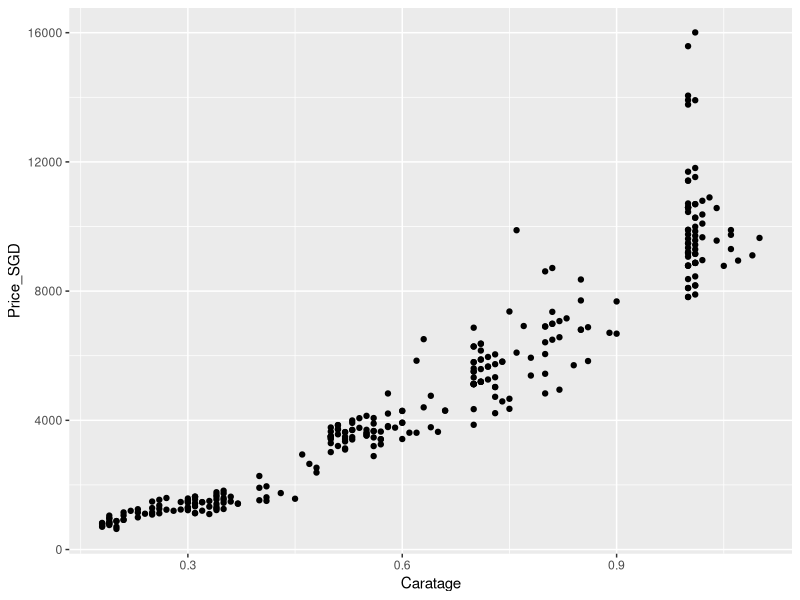
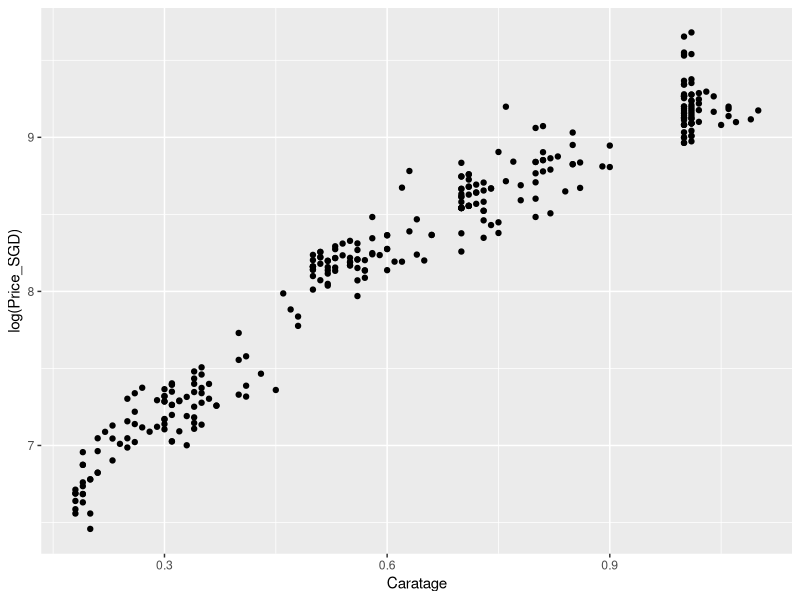
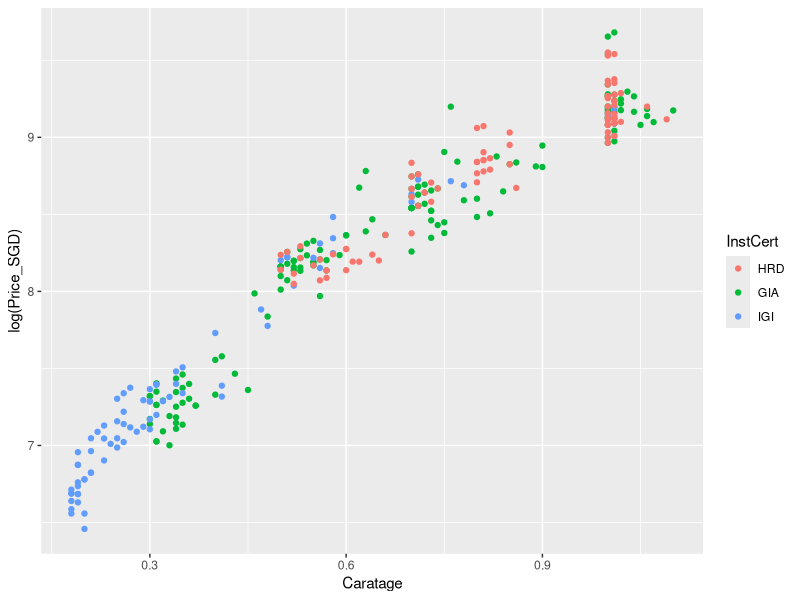
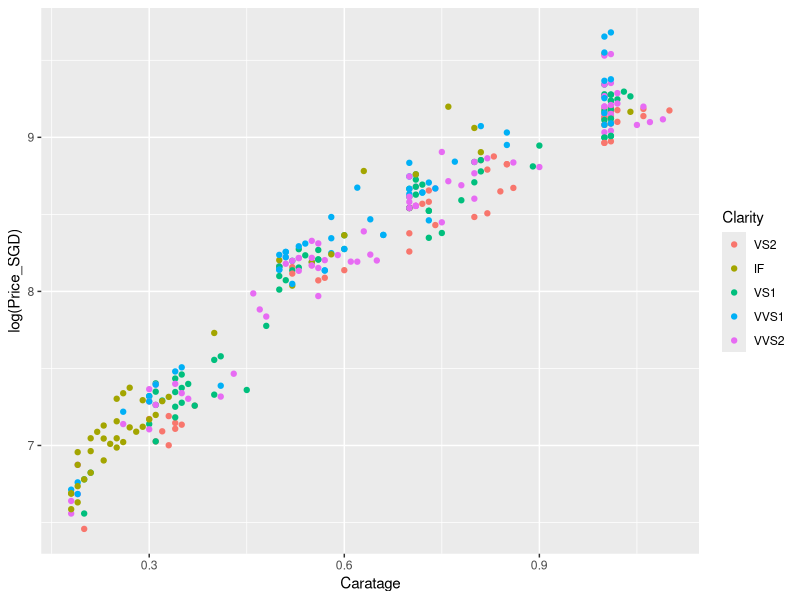
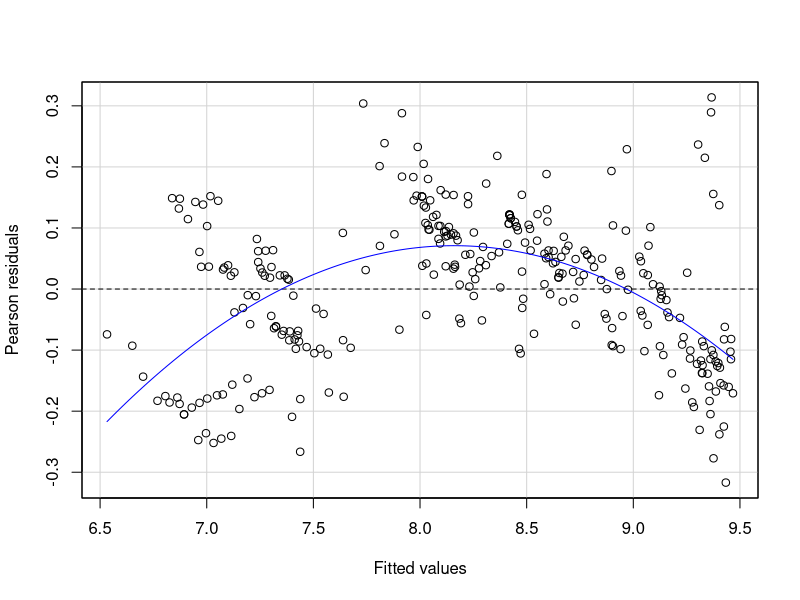
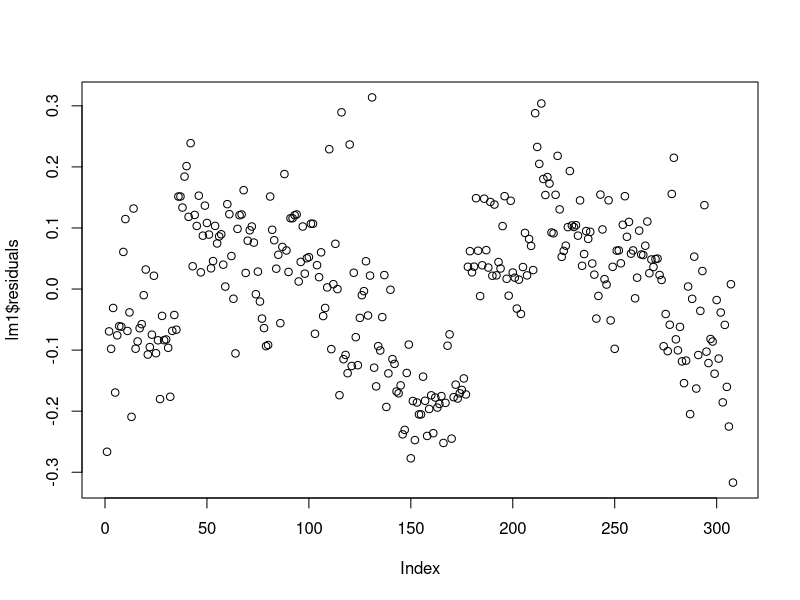

Reproduce these figures in R, in order. (Note: this script raises an error after producing the figures.)
library(ggplot2)
library(dplyr)
library(car)

data <- read.table("./data.txt",quote="\"", comment.char="", stringsAsFactors = T)

# Rename headers from data
names(data) <- c("Caratage", "ColourPurity", "Clarity", "InstCert", "Price_SGD")
data <- data %>% mutate(ColourPurity = relevel(ColourPurity, ref = "I"))
data <- data %>% mutate(Clarity = relevel(Clarity, ref = "VS2"))
data <- data %>% mutate(InstCert = relevel(InstCert, ref = "HRD"))

# Plot price vs caratage
data %>% ggplot(aes(x = Caratage, y = Price_SGD)) + geom_point()

# Plot log price vs caratage (As it is a transformation, we avoid heterocedasticity)
data %>% ggplot(aes(x = Caratage, y = log(Price_SGD))) + geom_point()
data %>% ggplot(aes(x = Caratage, y = log(Price_SGD))) + geom_point(aes(color=InstCert))
data %>% ggplot(aes(x = Caratage, y = log(Price_SGD))) + geom_point(aes(color=Clarity))

# We are going to use log price since the explanatory variable is better
data <- data %>% mutate("Log_Price_SGD" = log(Price_SGD))

lm1 = lm(Log_Price_SGD ~ ., data = data)
# lm2 = lm(Log_Price_SGD ~ . - InstCert, data = data) # Model discarding The certificates

summary(lm1)
# summary(lm2)

# anova(lm1, lm2)
# They show a visible pattern in the distriubtion along indexes, showing that the model can be improved.
## TESTS

residualPlot(lm1)
plot(lm1$residuals) # As we can se, residuals have no mean 0 on every element and variance is not the same.
outlierTest(lm1) # No stdres with Bonferroni p<0.05 was found in the dataset

# For constant variance -> https://cran.r-project.org/web/packages/olsrr/vignettes/heteroskedasticity.html
bptest(lm1)
#ols_test_barlett()
#ols_test_breusch_pagan()
#ols_test_score
#ols_test_f(model)

# For independence
dwtest(lm1, alternative="two.sided")

#or
Box.test(residuals(lm1))

# For normality
jarque.bera.test(residuals(lm1))

plot(lm_1)